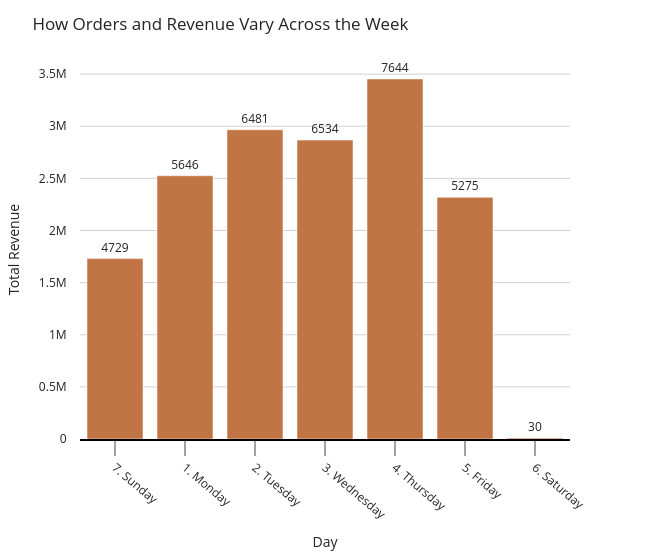

Notebook cell for this chart:
### Code cell
import plotly.express as px  
import plotly.graph_objects as go  
from plotly.subplots import make_subplots  
import plotly.io as pio
fig = px.bar(daily_velocity, x="day_of_week", y="total_revenue", color_discrete_sequence=["#c27544"])

fig.update_yaxes(showline=False, automargin=True, showgrid=True, gridcolor="lightgray",\
                 griddash="solid", ticks="outside", ticklen=10, tickcolor="white", title="Total Revenue")

fig.update_xaxes(showline=True, linecolor="black", linewidth=2, tickangle=40, ticks="outside",\
                 ticklen=15, title="Day")

fig.update_layout(template="simple_white", title="How Orders and Revenue Vary Across the Week", width=650)

fig.update_traces(texttemplate="%{customdata}", textposition="outside", customdata=daily_velocity["order_count"])

fig.show()

### Figure 1 — Plotly figure (JSON) as saved in the notebook; plotly's stock layout.template omitted (floating-point values rounded to 4 significant figures)
{"data": [{"customdata": [4729, 5646, 6481, 6534, 7644, 5275, 30], "hovertemplate": "day_of_week=%{x}<br>total_revenue=%{y}<extra></extra>", "legendgroup": "", "marker": {"color": "#c27544", "pattern": {"shape": ""}}, "name": "", "orientation": "v", "showlegend": false, "textposition": "outside", "texttemplate": "%{customdata}", "type": "bar", "x": ["7. Sunday", "1. Monday", "2. Tuesday", "3. Wednesday", "4. Thursday", "5. Friday", "6. Saturday"], "xaxis": "x", "y": [1730000.0, 2525000.0, 2966000.0, 2868000.0, 3454000.0, 2318000.0, 9703.0], "yaxis": "y"}], "layout": {"barmode": "relative", "legend": {"tracegroupgap": 0}, "margin": {"t": 60}, "title": {"text": "How Orders and Revenue Vary Across the Week"}, "width": 650, "xaxis": {"anchor": "y", "domain": [0, 1], "linecolor": "black", "linewidth": 2, "showline": true, "tickangle": 40, "ticklen": 15, "ticks": "outside", "title": {"text": "Day"}}, "yaxis": {"anchor": "x", "automargin": true, "domain": [0, 1], "gridcolor": "lightgray", "griddash": "solid", "showgrid": true, "showline": false, "tickcolor": "white", "ticklen": 10, "ticks": "outside", "title": {"text": "Total Revenue"}}}}
